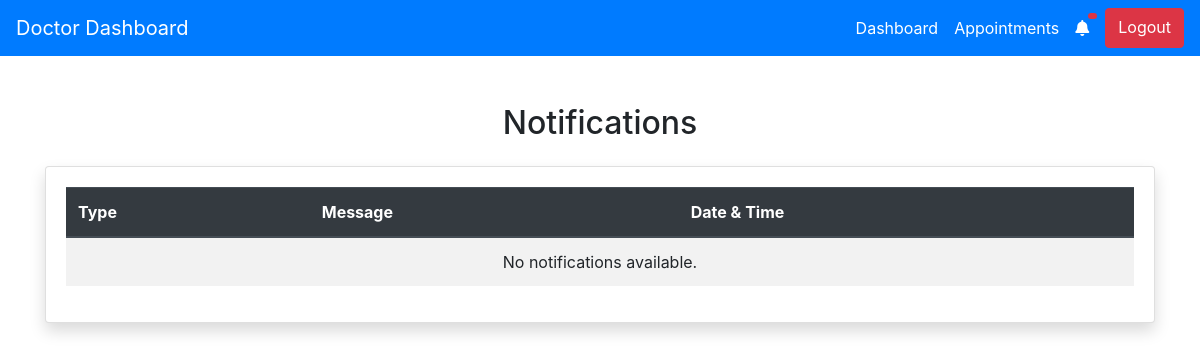
The app's page /doctor/notifications/, older data.
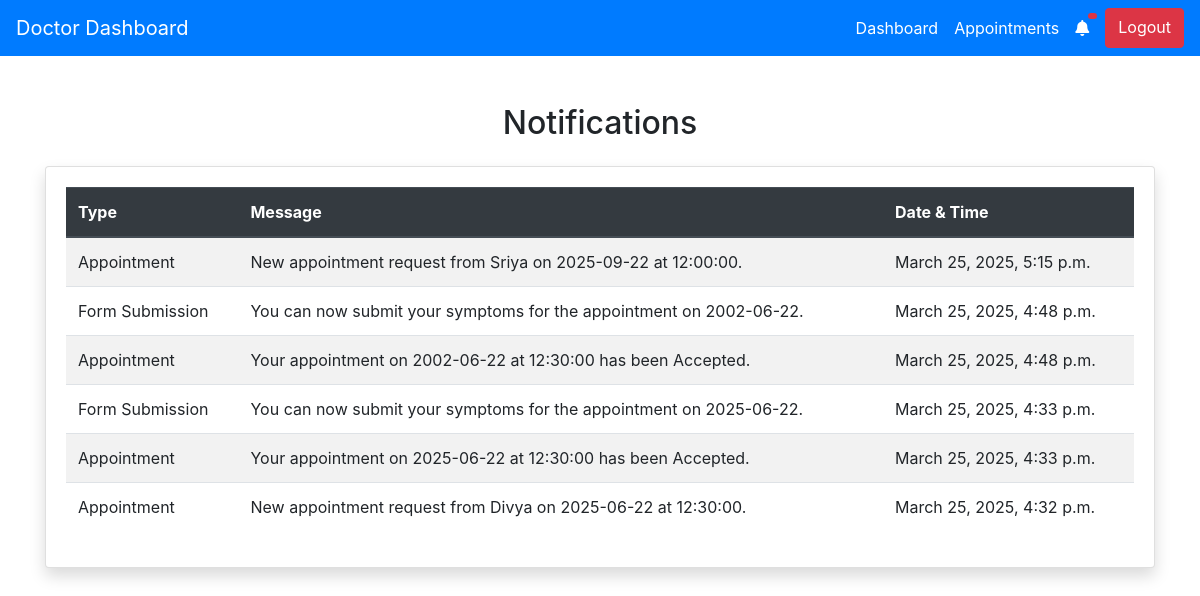
The same page, newer data.
### DoctorApp/models.py (models this page shows, shortened)
class Notification(models.Model):
    NOTIFICATION_TYPES = (
        ('Appointment', 'Appointment'),
        ('Form Submission', 'Form Submission'),
        ('Prescription', 'Prescription'),
    )
    notification_type = models.CharField(max_length=20, choices=NOTIFICATION_TYPES)
    message = models.TextField()
    is_read = models.BooleanField(default=False)
    created_at = models.DateTimeField(auto_now_add=True)

### DoctorApp/views.py (the view)
# urls.py: path('notifications/', views.notifications, name='notifications'),
def notifications(request):
    notifications = Notification.objects.filter(is_read=False).order_by('-created_at')
    return render(request, 'notifications.html', {'notifications': notifications})

### DoctorApp/templates/notifications.html (shortened to what this page needs)
<!DOCTYPE html>
<html>
<head>
    <link rel="stylesheet" href="https://stackpath.bootstrapcdn.com/bootstrap/4.5.2/css/bootstrap.min.css">
   <link rel="stylesheet" href="https://stackpath.bootstrapcdn.com/bootstrap/4.5.2/css/bootstrap.min.css">
    <link rel="stylesheet" href="https://cdnjs.cloudflare.com/ajax/libs/font-awesome/5.15.4/css/all.min.css">
</head>
<body>
<nav class="navbar navbar-expand-lg bg-primary">
    <a class="navbar-brand text-white" href="#">Doctor Dashboard</a>
    <div class="navbar-nav ml-auto">
        <a class="nav-link text-white" href="{% url 'doctor_dashboard' %}">Dashboard</a>
        <a class="nav-link text-white" href="{% url 'view_appointments' %}">Appointments</a>
        <a href="{% url 'notifications' %}" class="nav-link position-relative text-white">
            <i class="fas fa-bell"></i>
            <span class="badge badge-danger position-absolute" style="top: 5px; right: 0; font-size: 12px;">
            </span>
        </a>
        <a href="{% url 'doctor_logout' %}" class="btn btn-danger ml-2">Logout</a>
    </div>
</nav>
    <div class="container mt-5">
        <h2 class="text-center mb-4">Notifications</h2>
        <div class="card shadow">
            <div class="card-body">
                <table class="table table-striped">
                    <thead class="thead-dark">
                        <tr>
                            <th>Type</th>
                            <th>Message</th>
                            <th>Date & Time</th>
                        </tr>
                    </thead>
                    <tbody>
                        {% for notification in notifications %}
                        <tr>
                            <td>{{ notification.notification_type }}</td>
                            <td>{{ notification.message }}</td>
                            <td>{{ notification.created_at }}</td>
                        </tr>
                        {% empty %}
                        <tr>
                            <td colspan="3" class="text-center">No notifications available.</td>
                        </tr>
                        {% endfor %}
                    </tbody>
                </table>
            </div>
        </div>
    </div>
</body>
</html>

Row changes from the older to the newer data that the page shows:
added Notification: notification_type "Appointment", message "New appointment request from Sriya on 2025-09-22 at 12:00:00.", created_at "March 25, 2025, 5:15 p.m."
added Notification: notification_type "Form Submission", message "You can now submit your symptoms for the appointment on 2002-06-22.", created_at "March 25, 2025, 4:48 p.m."
added Notification: notification_type "Appointment", message "Your appointment on 2002-06-22 at 12:30:00 has been Accepted.", created_at "March 25, 2025, 4:48 p.m."
added Notification: notification_type "Form Submission", message "You can now submit your symptoms for the appointment on 2025-06-22.", created_at "March 25, 2025, 4:33 p.m."
added Notification: notification_type "Appointment", message "Your appointment on 2025-06-22 at 12:30:00 has been Accepted.", created_at "March 25, 2025, 4:33 p.m."
added Notification: notification_type "Appointment", message "New appointment request from Divya on 2025-06-22 at 12:30:00.", created_at "March 25, 2025, 4:32 p.m."
Text that changed along with them:
text no longer shown: "No notifications available."
